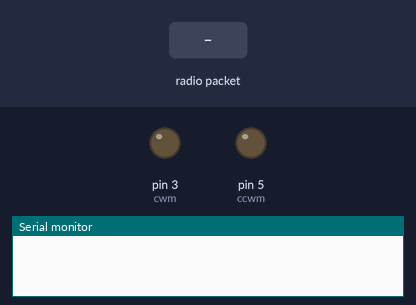
The sketch below on a simulated Arduino Uno, built with avr-gcc and run on an emulated ATmega328P. Parts: output pins drawn as LEDs (lit = HIGH), the last lines printed to the serial monitor. The test bench sets the inputs (shaded band). No radio packets arrive unless stated.

Above: at 1.2 s.
1.3 s: radio packet "2" arrives
At 1.6 s:
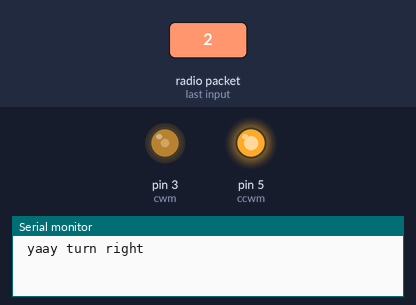
2.8 s: radio packet "3" arrives
At 4.0 s:
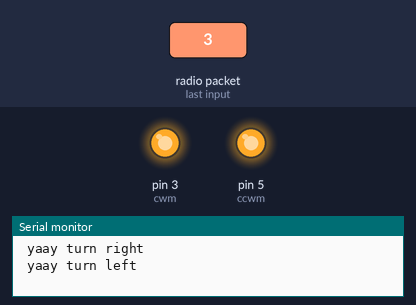
4.3 s: radio packet "1" arrives
At 5.1 s:
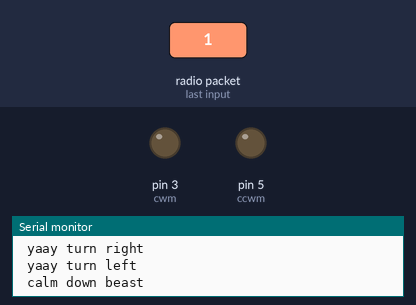
Timing chart, 0 to 7.3 s (numbered marks = the images above; inputs shaded):
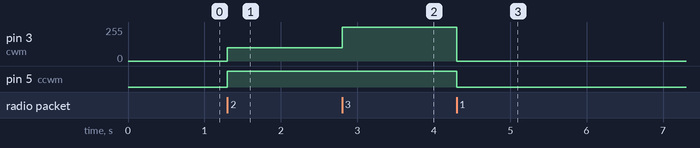

Measured:
- after the input at 1.3 s, pin 3 (cwm): 0/255 → 100/255 at once; pin 5 (ccwm): LOW → HIGH at once
- after the input at 2.8 s, pin 3 (cwm): 100/255 → 255/255 at once
- after the input at 4.3 s, pin 3 (cwm): 255/255 → 0/255 at once; pin 5 (ccwm): HIGH → LOW at once

The sketch:

blimp.ino
```cpp
#include<VirtualWire.h>
void setup()
{
vw_set_ptt_inverted(true);
vw_set_rx_pin(12);
vw_setup(4000);
pinMode(3, OUTPUT);//cwm
pinMode(5, OUTPUT);//ccwm
Serial.begin(9600);
vw_rx_start();
}
void loop()
{

uint8_t buf[VW_MAX_MESSAGE_LEN];
uint8_t buflen = VW_MAX_MESSAGE_LEN;
if (vw_get_message(buf, &buflen))
{
if(buf[0]=='1')//stop
{
analogWrite(3,0);

analogWrite(5,0);
Serial.println(" calm down beast");
}
if(buf[0]=='2')//right
{
analogWrite(5,255);
analogWrite(3,100);
Serial.println(" yaay turn right ");
}

if(buf[0]=='3')//left
{
digitalWrite(3,255);
digitalWrite(5,100);
Serial.println(" yaay turn left");
}
if(buf[0]=='4')//stable
{
  digitalWrite(3,255);
  digitalWrite(5,255);
Serial.println(" Run Run Run");
}
}
}
```
